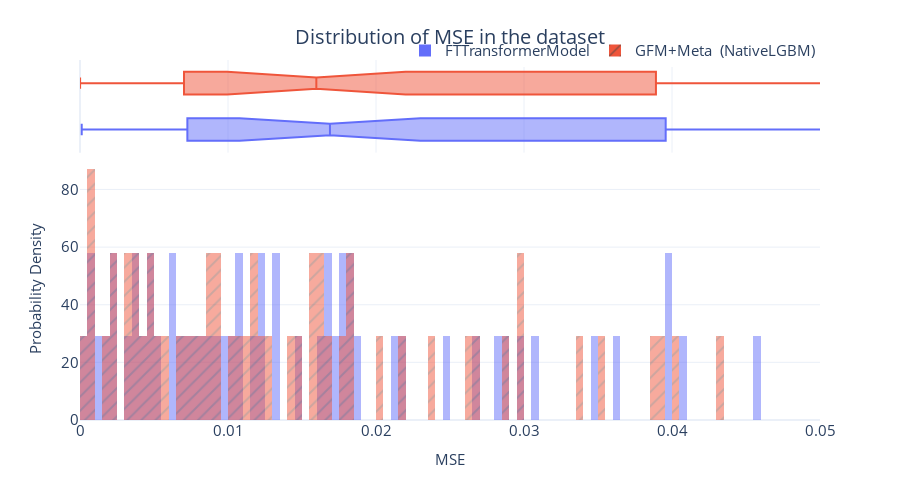

Notebook code cell kept with this figure:
### Code cell
fig = px.histogram(metrics_df, 
                   x="MSE", 
                   color="Algorithm",
                   pattern_shape="Algorithm", 
                   marginal="box", 
                   nbins=500, 
                   barmode="overlay",
                   histnorm="probability density")
fig = format_plot(fig, xlabel="MSE", ylabel="Probability Density", title="Distribution of MSE in the dataset")
fig.update_layout(xaxis_range=[0,0.05])
# fig.write_image("imgs/chapter_13/ft_mse_dist.png")
fig.show()

### Figure 1 — Plotly figure (JSON) as saved in the notebook; plotly's stock layout.template omitted (floating-point values rounded to 4 significant figures)
{"data": [{"alignmentgroup": "True", "bingroup": "x", "histnorm": "probability density", "hovertemplate": "Algorithm=FTTransformerModel<br>MSE=%{x}<br>probability density=%{y}<extra></extra>", "legendgroup": "FTTransformerModel", "marker": {"color": "#636efa", "opacity": 0.5, "pattern": {"shape": ""}}, "name": "FTTransformerModel", "nbinsx": 500, "offsetgroup": "FTTransformerModel", "orientation": "v", "showlegend": true, "type": "histogram", "x": [0.01003, 0.02975, 0.01824, 0.007928, 0.07769, 0.00927, 0.1579, 0.009586, 0.08854, 0.004167, 0.02805, 0.01062, 0.01796, 0.003502, 0.02113, 0.0009848, 0.00074, 0.001297, 0.01836, 0.03451, 0.02689, 0.03963, 0.01175, 0.01303, 0.008418, 0.004644, 0.01212, 0.0001155, 0.09602, 0.01856, 0.06262, 0.002241, 0.01604, 0.00736, 0.1347, 0.008893, 0.01313, 0.01689, 0.01468, 0.004958, 0.003229, 0.07211, 0.01096, 0.0168, 0.03057, 0.02868, 0.02479, 0.04591, 0.08001, 0.01786, 0.03955, 0.04068, 0.09819, 0.006304, 0.1855, 0.003857, 0.001916, 0.01217, 0.03623, 0.006936, 0.09377, 0.01701, 0.00611, 0.005384, 0.1224, 0.0742, 0.002379, 0.02177, 0.1623], "xaxis": "x", "yaxis": "y"}, {"alignmentgroup": "True", "hovertemplate": "Algorithm=FTTransformerModel<br>MSE=%{x}<extra></extra>", "legendgroup": "FTTransformerModel", "marker": {"color": "#636efa"}, "name": "FTTransformerModel", "notched": true, "offsetgroup": "FTTransformerModel", "showlegend": false, "type": "box", "x": [0.01003, 0.02975, 0.01824, 0.007928, 0.07769, 0.00927, 0.1579, 0.009586, 0.08854, 0.004167, 0.02805, 0.01062, 0.01796, 0.003502, 0.02113, 0.0009848, 0.00074, 0.001297, 0.01836, 0.03451, 0.02689, 0.03963, 0.01175, 0.01303, 0.008418, 0.004644, 0.01212, 0.0001155, 0.09602, 0.01856, 0.06262, 0.002241, 0.01604, 0.00736, 0.1347, 0.008893, 0.01313, 0.01689, 0.01468, 0.004958, 0.003229, 0.07211, 0.01096, 0.0168, 0.03057, 0.02868, 0.02479, 0.04591, 0.08001, 0.01786, 0.03955, 0.04068, 0.09819, 0.006304, 0.1855, 0.003857, 0.001916, 0.01217, 0.03623, 0.006936, 0.09377, 0.01701, 0.00611, 0.005384, 0.1224, 0.0742, 0.002379, 0.02177, 0.1623], "xaxis": "x2", "yaxis": "y2"}, {"alignmentgroup": "True", "bingroup": "x", "histnorm": "probability density", "hovertemplate": "Algorithm=GFM+Meta  (NativeLGBM)<br>MSE=%{x}<br>probability density=%{y}<extra></extra>", "legendgroup": "GFM+Meta  (NativeLGBM)", "marker": {"color": "#EF553B", "opacity": 0.5, "pattern": {"shape": "/"}}, "name": "GFM+Meta  (NativeLGBM)", "nbinsx": 500, "offsetgroup": "GFM+Meta  (NativeLGBM)", "orientation": "v", "showlegend": true, "type": "histogram", "x": [0.00946, 0.02984, 0.01803, 0.007815, 0.07542, 0.009251, 0.1833, 0.008772, 0.08706, 0.003737, 0.02683, 0.01049, 0.01656, 0.003347, 0.02028, 0.0007086, 0.0005312, 0.000527, 0.01794, 0.03377, 0.02636, 0.0388, 0.01144, 0.01232, 0.008385, 0.004458, 0.01181, 6.946e-06, 0.09951, 0.01816, 0.06025, 0.00223, 0.01584, 0.007092, 0.1286, 0.00853, 0.01281, 0.01597, 0.01423, 0.00453, 0.003014, 0.0701, 0.01098, 0.01632, 0.02989, 0.02873, 0.02389, 0.0433, 0.07756, 0.01459, 0.03927, 0.04001, 0.1024, 0.00485, 0.1788, 0.003648, 0.001817, 0.01155, 0.03519, 0.006838, 0.09654, 0.01605, 0.005935, 0.005049, 0.1244, 0.07381, 0.002255, 0.02172, 0.1541], "xaxis": "x", "yaxis": "y"}, {"alignmentgroup": "True", "hovertemplate": "Algorithm=GFM+Meta  (NativeLGBM)<br>MSE=%{x}<extra></extra>", "legendgroup": "GFM+Meta  (NativeLGBM)", "marker": {"color": "#EF553B"}, "name": "GFM+Meta  (NativeLGBM)", "notched": true, "offsetgroup": "GFM+Meta  (NativeLGBM)", "showlegend": false, "type": "box", "x": [0.00946, 0.02984, 0.01803, 0.007815, 0.07542, 0.009251, 0.1833, 0.008772, 0.08706, 0.003737, 0.02683, 0.01049, 0.01656, 0.003347, 0.02028, 0.0007086, 0.0005312, 0.000527, 0.01794, 0.03377, 0.02636, 0.0388, 0.01144, 0.01232, 0.008385, 0.004458, 0.01181, 6.946e-06, 0.09951, 0.01816, 0.06025, 0.00223, 0.01584, 0.007092, 0.1286, 0.00853, 0.01281, 0.01597, 0.01423, 0.00453, 0.003014, 0.0701, 0.01098, 0.01632, 0.02989, 0.02873, 0.02389, 0.0433, 0.07756, 0.01459, 0.03927, 0.04001, 0.1024, 0.00485, 0.1788, 0.003648, 0.001817, 0.01155, 0.03519, 0.006838, 0.09654, 0.01605, 0.005935, 0.005049, 0.1244, 0.07381, 0.002255, 0.02172, 0.1541], "xaxis": "x2", "yaxis": "y2"}], "layout": {"autosize": false, "barmode": "overlay", "height": 500, "legend": {"font": {"size": 15}, "orientation": "h", "title": {}, "tracegroupgap": 0, "x": 1, "xanchor": "right", "y": 0.98, "yanchor": "bottom"}, "margin": {"t": 60}, "title": {"font": {"size": 20}, "text": "Distribution of MSE in the dataset", "x": 0.5, "xanchor": "center", "yanchor": "top"}, "width": 900, "xaxis": {"anchor": "y", "domain": [0, 1], "range": [0, 0.05], "tickfont": {"size": 15}, "title": {"font": {"size": 15}, "text": "MSE"}}, "xaxis2": {"anchor": "y2", "domain": [0, 1], "matches": "x", "showgrid": true, "showticklabels": false}, "yaxis": {"anchor": "x", "domain": [0, 0.7326], "tickfont": {"size": 15}, "title": {"font": {"size": 15}, "text": "Probability Density"}}, "yaxis2": {"anchor": "x2", "domain": [0.7426, 1], "matches": "y2", "showgrid": false, "showline": false, "showticklabels": false, "ticks": ""}}}
